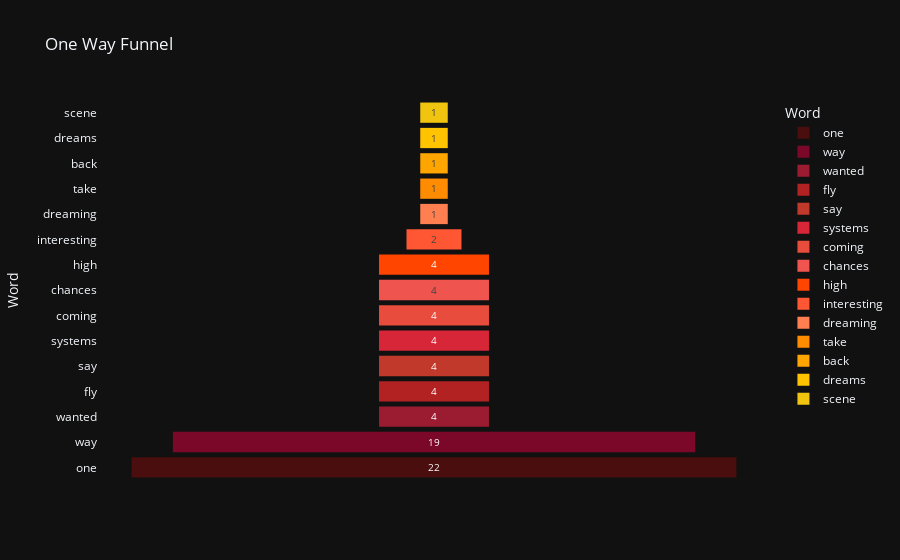

Notebook code cell kept with this figure:
### Markdown cell above
### One Way Funnel Chart

### Code cell
df_counts = pd.DataFrame(counts.most_common(15), columns=['Word', 'Count'])

fig = px.funnel(df_counts, x='Count', y='Word',
                title='One Way Funnel',
                color = 'Word',
                color_discrete_sequence=warm_colors)
fig.show()

### Figure 1 — Plotly figure (JSON) as saved in the notebook; plotly's stock layout.template omitted (floating-point values rounded to 4 significant figures)
{"data": [{"hovertemplate": "Word=%{y}<br>Count=%{x}<extra></extra>", "legendgroup": "one", "marker": {"color": "#4A0E0E"}, "name": "one", "orientation": "h", "showlegend": true, "x": [22], "xaxis": "x", "y": ["one"], "yaxis": "y", "type": "funnel"}, {"hovertemplate": "Word=%{y}<br>Count=%{x}<extra></extra>", "legendgroup": "way", "marker": {"color": "#7B0828"}, "name": "way", "orientation": "h", "showlegend": true, "x": [19], "xaxis": "x", "y": ["way"], "yaxis": "y", "type": "funnel"}, {"hovertemplate": "Word=%{y}<br>Count=%{x}<extra></extra>", "legendgroup": "wanted", "marker": {"color": "#9B1B30"}, "name": "wanted", "orientation": "h", "showlegend": true, "x": [4], "xaxis": "x", "y": ["wanted"], "yaxis": "y", "type": "funnel"}, {"hovertemplate": "Word=%{y}<br>Count=%{x}<extra></extra>", "legendgroup": "fly", "marker": {"color": "#B22222"}, "name": "fly", "orientation": "h", "showlegend": true, "x": [4], "xaxis": "x", "y": ["fly"], "yaxis": "y", "type": "funnel"}, {"hovertemplate": "Word=%{y}<br>Count=%{x}<extra></extra>", "legendgroup": "say", "marker": {"color": "#C0392B"}, "name": "say", "orientation": "h", "showlegend": true, "x": [4], "xaxis": "x", "y": ["say"], "yaxis": "y", "type": "funnel"}, {"hovertemplate": "Word=%{y}<br>Count=%{x}<extra></extra>", "legendgroup": "systems", "marker": {"color": "#D72638"}, "name": "systems", "orientation": "h", "showlegend": true, "x": [4], "xaxis": "x", "y": ["systems"], "yaxis": "y", "type": "funnel"}, {"hovertemplate": "Word=%{y}<br>Count=%{x}<extra></extra>", "legendgroup": "coming", "marker": {"color": "#E74C3C"}, "name": "coming", "orientation": "h", "showlegend": true, "x": [4], "xaxis": "x", "y": ["coming"], "yaxis": "y", "type": "funnel"}, {"hovertemplate": "Word=%{y}<br>Count=%{x}<extra></extra>", "legendgroup": "chances", "marker": {"color": "#F0544F"}, "name": "chances", "orientation": "h", "showlegend": true, "x": [4], "xaxis": "x", "y": ["chances"], "yaxis": "y", "type": "funnel"}, {"hovertemplate": "Word=%{y}<br>Count=%{x}<extra></extra>", "legendgroup": "high", "marker": {"color": "#FF4500"}, "name": "high", "orientation": "h", "showlegend": true, "x": [4], "xaxis": "x", "y": ["high"], "yaxis": "y", "type": "funnel"}, {"hovertemplate": "Word=%{y}<br>Count=%{x}<extra></extra>", "legendgroup": "interesting", "marker": {"color": "#FF5733"}, "name": "interesting", "orientation": "h", "showlegend": true, "x": [2], "xaxis": "x", "y": ["interesting"], "yaxis": "y", "type": "funnel"}, {"hovertemplate": "Word=%{y}<br>Count=%{x}<extra></extra>", "legendgroup": "dreaming", "marker": {"color": "#FF7F50"}, "name": "dreaming", "orientation": "h", "showlegend": true, "x": [1], "xaxis": "x", "y": ["dreaming"], "yaxis": "y", "type": "funnel"}, {"hovertemplate": "Word=%{y}<br>Count=%{x}<extra></extra>", "legendgroup": "take", "marker": {"color": "#FF8C00"}, "name": "take", "orientation": "h", "showlegend": true, "x": [1], "xaxis": "x", "y": ["take"], "yaxis": "y", "type": "funnel"}, {"hovertemplate": "Word=%{y}<br>Count=%{x}<extra></extra>", "legendgroup": "back", "marker": {"color": "#FFA500"}, "name": "back", "orientation": "h", "showlegend": true, "x": [1], "xaxis": "x", "y": ["back"], "yaxis": "y", "type": "funnel"}, {"hovertemplate": "Word=%{y}<br>Count=%{x}<extra></extra>", "legendgroup": "dreams", "marker": {"color": "#FFC300"}, "name": "dreams", "orientation": "h", "showlegend": true, "x": [1], "xaxis": "x", "y": ["dreams"], "yaxis": "y", "type": "funnel"}, {"hovertemplate": "Word=%{y}<br>Count=%{x}<extra></extra>", "legendgroup": "scene", "marker": {"color": "#F1C40F"}, "name": "scene", "orientation": "h", "showlegend": true, "x": [1], "xaxis": "x", "y": ["scene"], "yaxis": "y", "type": "funnel"}], "layout": {"xaxis": {"anchor": "y", "domain": [0.0, 1.0], "title": {"text": "Count"}}, "yaxis": {"anchor": "x", "domain": [0.0, 1.0], "title": {"text": "Word"}, "categoryorder": "array", "categoryarray": ["scene", "dreams", "back", "take", "dreaming", "interesting", "high", "chances", "coming", "systems", "say", "fly", "wanted", "way", "one"]}, "legend": {"title": {"text": "Word"}, "tracegroupgap": 0}, "title": {"text": "One Way Funnel"}}}
